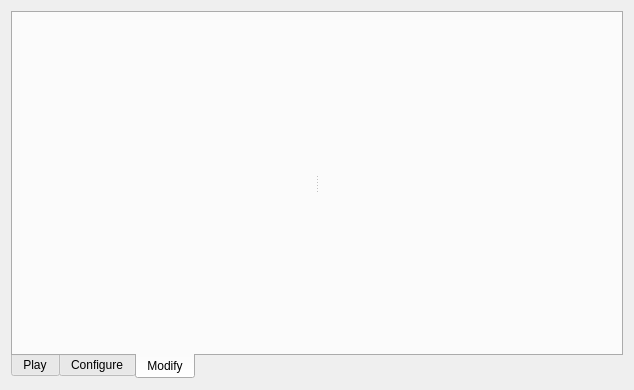
<?xml version="1.0" encoding="UTF-8"?>
<ui version="4.0">
 <class>MainWindow</class>
 <widget class="QMainWindow" name="MainWindow">
  <property name="geometry">
   <rect>
    <x>0</x>
    <y>0</y>
    <width>634</width>
    <height>390</height>
   </rect>
  </property>
  <property name="windowTitle">
   <string>Crossplatform Stardew Valley Mod Manager</string>
  </property>
  <widget class="QWidget" name="centralWidget">
   <layout class="QGridLayout" name="gridLayout">
    <item row="0" column="0">
     <widget class="QTabWidget" name="mainTabWidget">
      <property name="tabPosition">
       <enum>QTabWidget::South</enum>
      </property>
      <property name="currentIndex">
       <number>2</number>
      </property>
      <widget class="QWidget" name="tabPlay">
       <attribute name="title">
        <string>Play</string>
       </attribute>
       <layout class="QVBoxLayout" name="verticalLayout">
        <item>
         <widget class="QWidget" name="widget" native="true">
          <property name="sizePolicy">
           <sizepolicy hsizetype="Preferred" vsizetype="Expanding">
            <horstretch>0</horstretch>
            <verstretch>0</verstretch>
           </sizepolicy>
          </property>
          <layout class="QGridLayout" name="gridLayout_3">
           <item row="0" column="0">
            <widget class="QStackedWidget" name="playStackedWidget">
             <property name="currentIndex">
              <number>0</number>
             </property>
             <widget class="QWidget" name="playLauncherPage">
              <layout class="QVBoxLayout" name="verticalLayout_2">
               <item>
                <layout class="QHBoxLayout" name="horizontalLayout_2">
                 <item>
                  <spacer name="horizontalSpacer_3">
                   <property name="orientation">
                    <enum>Qt::Horizontal</enum>
                   </property>
                   <property name="sizeHint" stdset="0">
                    <size>
                     <width>40</width>
                     <height>20</height>
                    </size>
                   </property>
                  </spacer>
                 </item>
                 <item>
                  <widget class="QComboBox" name="cmbProfile">
                   <property name="minimumSize">
                    <size>
                     <width>150</width>
                     <height>0</height>
                    </size>
                   </property>
                  </widget>
                 </item>
                </layout>
               </item>
               <item>
                <spacer name="verticalSpacer">
                 <property name="orientation">
                  <enum>Qt::Vertical</enum>
                 </property>
                 <property name="sizeHint" stdset="0">
                  <size>
                   <width>20</width>
                   <height>186</height>
                  </size>
                 </property>
                </spacer>
               </item>
               <item>
                <layout class="QHBoxLayout" name="horizontalLayout">
                 <item>
                  <spacer name="horizontalSpacer">
                   <property name="orientation">
                    <enum>Qt::Horizontal</enum>
                   </property>
                   <property name="sizeHint" stdset="0">
                    <size>
                     <width>40</width>
                     <height>20</height>
                    </size>
                   </property>
                  </spacer>
                 </item>
                 <item>
                  <widget class="QToolButton" name="btnPlay">
                   <property name="sizePolicy">
                    <sizepolicy hsizetype="Minimum" vsizetype="Fixed">
                     <horstretch>0</horstretch>
                     <verstretch>0</verstretch>
                    </sizepolicy>
                   </property>
                   <property name="minimumSize">
                    <size>
                     <width>150</width>
                     <height>70</height>
                    </size>
                   </property>
                   <property name="baseSize">
                    <size>
                     <width>0</width>
                     <height>0</height>
                    </size>
                   </property>
                   <property name="font">
                    <font>
                     <pointsize>16</pointsize>
                    </font>
                   </property>
                   <property name="text">
                    <string>Play</string>
                   </property>
                   <property name="popupMode">
                    <enum>QToolButton::MenuButtonPopup</enum>
                   </property>
                   <property name="arrowType">
                    <enum>Qt::NoArrow</enum>
                   </property>
                  </widget>
                 </item>
                 <item>
                  <spacer name="horizontalSpacer_2">
                   <property name="orientation">
                    <enum>Qt::Horizontal</enum>
                   </property>
                   <property name="sizeHint" stdset="0">
                    <size>
                     <width>40</width>
                     <height>20</height>
                    </size>
                   </property>
                  </spacer>
                 </item>
                </layout>
               </item>
              </layout>
             </widget>
             <widget class="QWidget" name="playLogPage">
              <layout class="QVBoxLayout" name="verticalLayout_3">
               <item>
                <widget class="QTextEdit" name="playLogLog">
                 <property name="readOnly">
                  <bool>true</bool>
                 </property>
                </widget>
               </item>
               <item>
                <widget class="QProgressBar" name="playLogProgress">
                 <property name="maximum">
                  <number>0</number>
                 </property>
                 <property name="value">
                  <number>0</number>
                 </property>
                 <property name="textVisible">
                  <bool>false</bool>
                 </property>
                </widget>
               </item>
               <item>
                <widget class="QWidget" name="widget_2" native="true">
                 <layout class="QHBoxLayout" name="horizontalLayout_3">
                  <item>
                   <spacer name="horizontalSpacer_4">
                    <property name="orientation">
                     <enum>Qt::Horizontal</enum>
                    </property>
                    <property name="sizeHint" stdset="0">
                     <size>
                      <width>40</width>
                      <height>20</height>
                     </size>
                    </property>
                   </spacer>
                  </item>
                  <item>
                   <widget class="QPushButton" name="playLogClose">
                    <property name="text">
                     <string>Close log</string>
                    </property>
                    <property name="icon">
                     <iconset theme="window-close"/>
                    </property>
                   </widget>
                  </item>
                 </layout>
                </widget>
               </item>
              </layout>
             </widget>
            </widget>
           </item>
          </layout>
         </widget>
        </item>
       </layout>
      </widget>
      <widget class="QWidget" name="tabConfigure">
       <attribute name="title">
        <string>Configure</string>
       </attribute>
       <layout class="QGridLayout" name="gridLayout_2">
        <item row="0" column="0">
         <widget class="QSplitter" name="splitter">
          <property name="orientation">
           <enum>Qt::Horizontal</enum>
          </property>
          <widget class="ProfileManagerWidget" name="configProfileList" native="true"/>
          <widget class="ProfileSettings" name="configProfileConfig" native="true"/>
         </widget>
        </item>
       </layout>
      </widget>
      <widget class="QWidget" name="tabMod">
       <attribute name="title">
        <string>Modify</string>
       </attribute>
       <layout class="QGridLayout" name="gridLayout_4">
        <item row="0" column="0">
         <widget class="QSplitter" name="splitter_2">
          <property name="orientation">
           <enum>Qt::Horizontal</enum>
          </property>
          <widget class="ProfileManagerWidget" name="modProfileList" native="true"/>
          <widget class="ModManagerWidget" name="modManager" native="true"/>
         </widget>
        </item>
       </layout>
      </widget>
     </widget>
    </item>
   </layout>
  </widget>
 </widget>
 <layoutdefault spacing="6" margin="11"/>
 <customwidgets>
  <customwidget>
   <class>ProfileSettings</class>
   <extends>QWidget</extends>
   <header>profilesettings.h</header>
   <container>1</container>
  </customwidget>
  <customwidget>
   <class>ProfileManagerWidget</class>
   <extends>QWidget</extends>
   <header>profilemanagerwidget.h</header>
   <container>1</container>
  </customwidget>
  <customwidget>
   <class>ModManagerWidget</class>
   <extends>QWidget</extends>
   <header>modmanagerwidget.h</header>
   <container>1</container>
  </customwidget>
 </customwidgets>
 <resources/>
 <connections/>
</ui>
